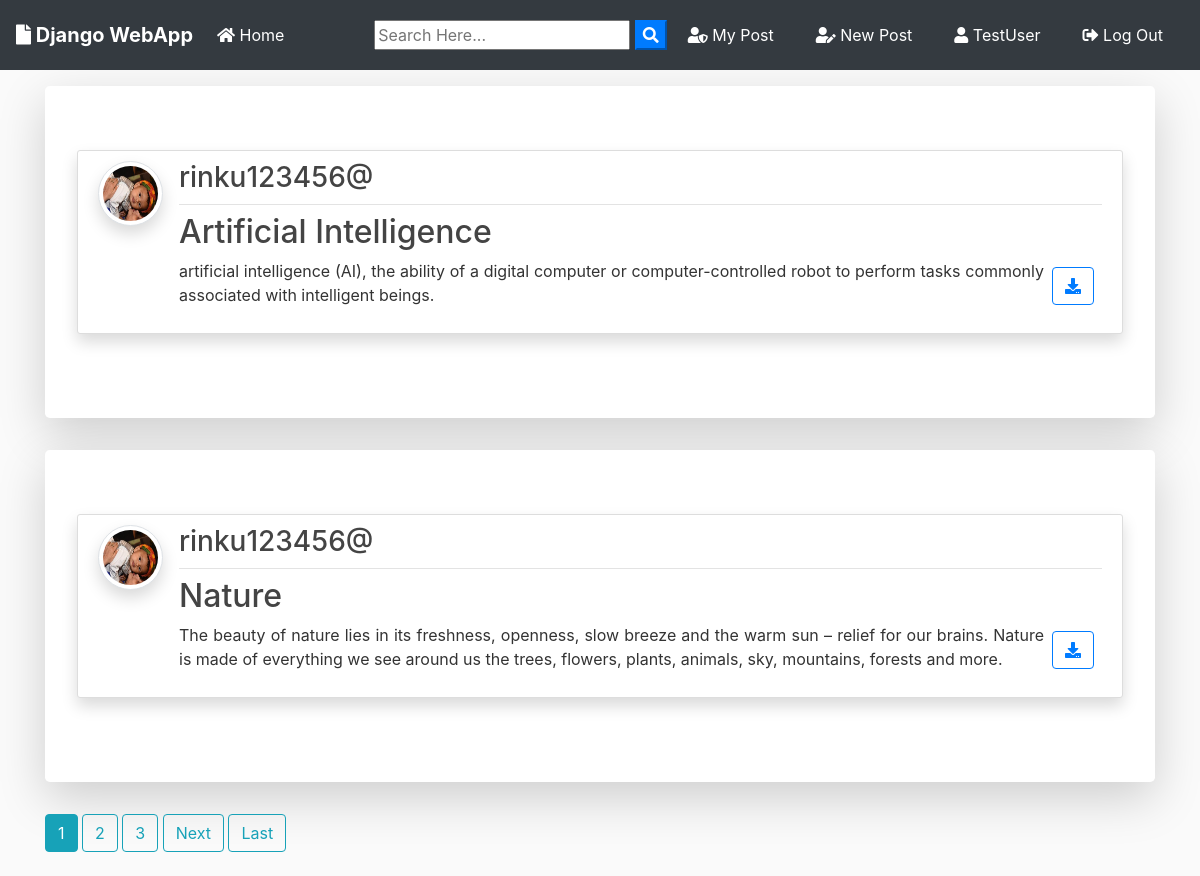
Screenshot of / (signed in) with the database file from the repository.
### blog/models.py (models this page shows, shortened)
class Post(models.Model):
	title = models.CharField(max_length=100)
	file = models.FileField(null=True,blank=True,upload_to='Files')
	content = models.TextField()
	date_posted = models.DateTimeField(default=timezone.now)
	author = models.ForeignKey(User, on_delete=models.CASCADE)

### users/models.py (models this page shows, shortened)
class Profile(models.Model):
    user = models.OneToOneField(User, on_delete=models.CASCADE)
    image = models.ImageField(default='default.jpg', upload_to='profile_pics')

### blog/views.py (the view)
# urls.py: path('', PostListView.as_view(), name='blog-home'),
class PostListView(ListView):
    model = Post
    template_name = 'blog/home.html'  # <app>/<model>_<viewtype>.html
    context_object_name = 'posts'
    ordering = ['-date_posted']
    paginate_by = 2

### blog/templates/blog/home.html (shortened to what this page needs)
{% extends "blog/base.html" %}
{% block content %}
    {% for post in posts %}
      <div class="jumbotron mt-3 bg-white shadow-lg">
      <article class="media content-section shadow">
        <a href="{{ post.author.profile.image.url }} " target="_blank"> <img src="{{ post.author.profile.image.url }}  " alt="" class="article-img rounded-circle img-thumbnail img-fluid shadow">
        </a>
        <div class="media-body">
          <div class="article-metadata d-flex justify-content-between">
            <a class="mr-2 " href="{% url 'user-posts' post.author.username  %}"><h3>{{ post.author }}</h3></a>
          </div>
          <h2><a class="article-title text-justify " href="{% url 'post-detail' post.id %}">{{ post.title }}</a></h2>
          <div class="d-flex justify-content-between">
            <p class="article-content text-justify text-truncate overflow-hidden">{{ post.content }}</p>
            {% if post.file %}
          <div class="form-group mt-0 pt-0  m-2">
            <a class="btn btn-outline-primary  btn-d "  href="{{ post.file.url }}"  download type="submit"><i class="fas fa-download"></i></a>
          </div>
          {% endif %}
          </div>
        </div>
      </article>
      </div>
    {% endfor %}
    {% if is_paginated %}
      {% for num in page_obj.paginator.page_range %}
        {% if page_obj.number == num %}
          <a class="btn btn-info mb-4" href="?page={{ num }}">{{ num }}</a>
        {% elif num > page_obj.number|add:'-3' and num < page_obj.number|add:'3' %}
          <a class="btn btn-outline-info mb-4" href="?page={{ num }}">{{ num }}</a>
        {% endif %}
      {% endfor %}
      {% if page_obj.has_next %}
        <a class="btn btn-outline-info mb-4" href="?page={{ page_obj.next_page_number }}">Next</a>
        <a class="btn btn-outline-info mb-4" href="?page={{ page_obj.paginator.num_pages }}">Last</a>
      {% endif %}
    {% endif %}
{% endblock content %}

### blog/templates/blog/base.html (shortened to what this page needs)
{% load static %}
<!doctype html>
<html lang="en">
  <head>
    <link rel="stylesheet" href="https://stackpath.bootstrapcdn.com/bootstrap/4.3.1/css/bootstrap.min.css">
    <link rel="stylesheet" href="https://use.fontawesome.com/releases/v5.8.1/css/all.css" >
    <link rel="stylesheet" href="{% static 'blog/main.css' %}">
</head>
  <body>
        <nav class="navbar navbar-expand-lg navbar-dark bg-dark">
                <a class="navbar-brand font-weight-bold" href="{% url 'blog-home' %}"><i class="fas fa-file"></i> Django WebApp</a>
                <div class="collapse navbar-collapse" id="navbarSupportedContent">
                  <ul class="navbar-nav mr-auto">
                    <li class="nav-item active">
                      <a class="nav-link" href="{% url 'blog-home' %}"><i class="fas fa-home"></i> Home <span class="sr-only">(current)</span></a>
                    </li>
                  </ul>
                  <form id="searchform" action="{% url 'search' %}" method="get">
                    <input type="text" name="q" type="text" value="{{ request.GET.q }}" placeholder="Search Here..." />
                    <button type="button" onclick="searchform.submit()" class=" text-white my-color btn-primary"><i class="fa fa-search"></i></button>
                </form>
                    {% if user.is_authenticated %}
                    <a href="{% url 'user-posts' user %}" class="btn text-white m-2"><i class="fas fa-user-shield"></i> My Post</a>
                    <a href="{% url 'post-create' %} " class="btn text-white m-2"><i class="fas fa-user-edit"></i> New Post</a>
                    <a href="{% url 'profile' %} " class="btn text-white m-2"><i class="fas fa-user"></i> {{ user.username }}</a>
                    <a href="{% url 'logout' %} " class="btn text-white m-2"><i class="fas fa-sign-out-alt"></i> Log Out</a>
                    {% else %}
                    <a href="{% url 'login' %} " class="btn text-white m-2"><i class="fas fa-user-tie"></i> Log In</a>
                    <a href="{% url 'register' %} " class="btn text-white m-2"> <i class="fas fa-sign-in-alt"></i> Sign Up</a>
                    {% endif %}
                </div>
              </nav>
      <div class="container my-bg">
    {% block content %}
    {% endblock  %}
</div>
  </body>
</html>

### blog/static/blog/main.css (style rules this page uses)
body { background: #fafafa; color: #333333; margin-top: 0; }
h1, h2, h3, h4, h5, h6 { color: #444444; }
ul { margin: 0; }
.content-section { background: #ffffff; padding: 10px 20px; border: 1px solid #dddddd; border-radius: 3px; margin-bottom: 20px; }
.article-title { color: #444444; }
.article-content { white-space: pre-line; }
.article-img { height: 65px; width: 65px; margin-right: 16px; }
.article-metadata { padding-bottom: 1px; margin-bottom: 4px; border-bottom: 1px solid #e3e3e3 }

### rows the page displays
Post: author.profile.image (picture), author "rinku123456@", title "Artificial Intelligence", content "artificial intelligence (AI), the ability of a digital computer or computer-controlled robot to perform tasks commonly associated with intelligent beings."
Post: author.profile.image (picture), author "rinku123456@", title "Nature", content "The beauty of nature lies in its freshness, openness, slow breeze and the warm sun – relief for our brains. Nature is made of everything we see around us the trees, flowers, plants, animals, sky, mountains, forests and more."

### other values shown
{{ user.username }} "TestUser"
{{ num }} "1"
{{ num }} "2" "3"
